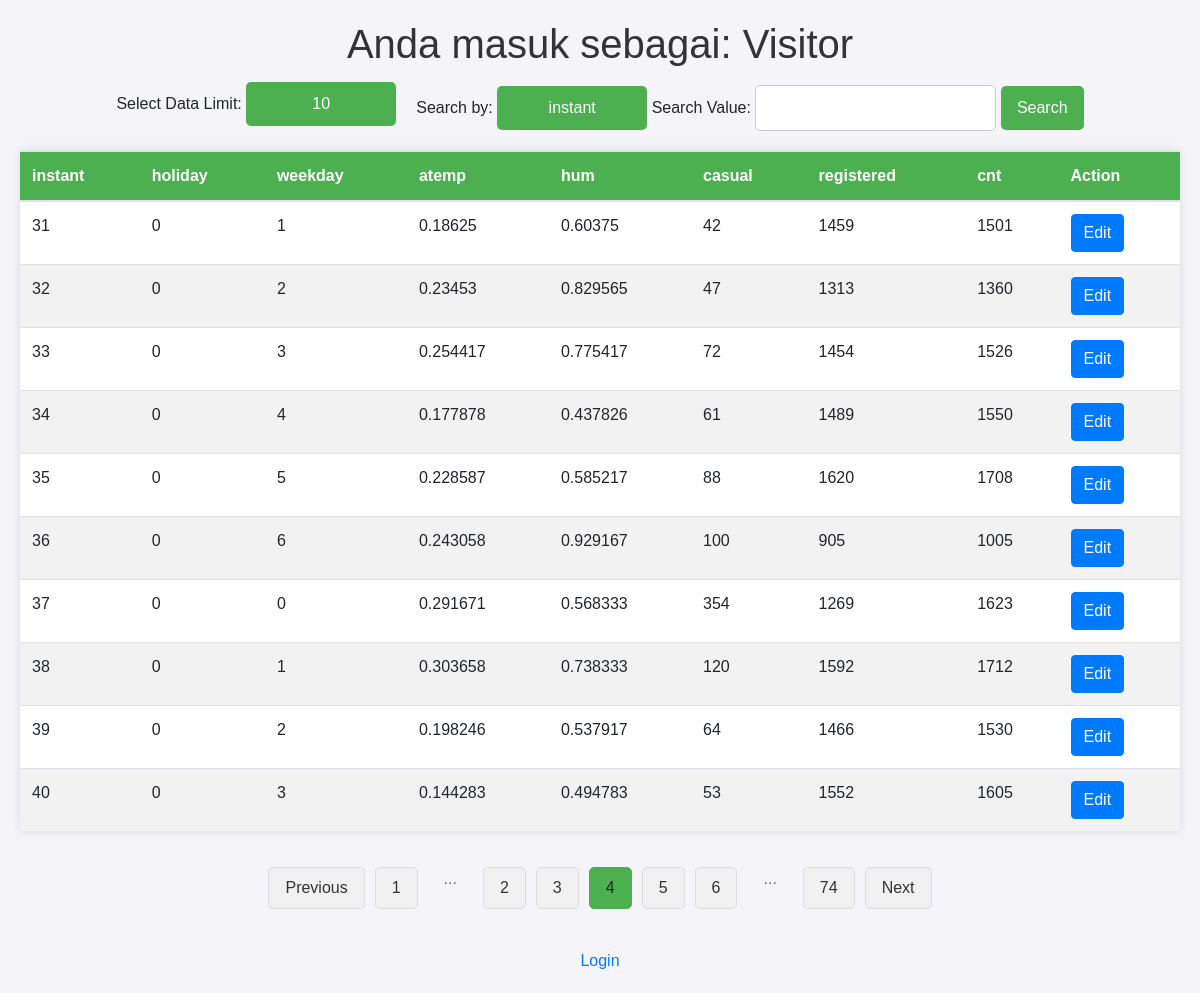
/?page=4, run on the app's committed database.
### tables this page shows
CREATE TABLE IF NOT EXISTS `days` (
  `instant` int(11) NOT NULL,
  `dteday` date DEFAULT NULL,
  `season` int(11) DEFAULT NULL,
  `yr` int(11) DEFAULT NULL,
  `mnth` int(11) DEFAULT NULL,
  `holiday` int(11) DEFAULT NULL,
  `weekday` int(11) DEFAULT NULL,
  `workingday` int(11) DEFAULT NULL,
  `weathersit` int(11) DEFAULT NULL,
  `temp` float DEFAULT NULL,
  `atemp` float DEFAULT NULL,
  `hum` float DEFAULT NULL,
  `windspeed` float DEFAULT NULL,
  `casual` int(11) DEFAULT NULL,
  `registered` int(11) DEFAULT NULL,
  `cnt` int(11) DEFAULT NULL,
  `id2` int(11) DEFAULT NULL,
  PRIMARY KEY (`instant`)
);

### index.php (the view, shortened to what this page needs)
<?php
$loggedIn = isset($_SESSION['user']);
$role = $loggedIn ? $_SESSION['role'] : null;
$adminAccess = ($role === 'admin');
include 'db_connect.php';
if (isset($_POST['searchColumn']) && isset($_POST['searchValue'])) {
    $_SESSION['searchColumn'] = $_POST['searchColumn'];
    $_SESSION['searchValue'] = $_POST['searchValue'];
    $searchColumn = $_POST['searchColumn'];
    $searchValue = $_POST['searchValue'];
} elseif (isset($_SESSION['searchColumn']) && isset($_SESSION['searchValue'])) {
    $searchColumn = $_SESSION['searchColumn'];
    $searchValue = $_SESSION['searchValue'];
} else {
    $searchColumn = null;
    $searchValue = null;
}
$jsonFilePath = 'selected_columns.json';
if (isset($_POST['table'])) {
    $currentTable = $_POST['table'];
    $_SESSION['currentTable'] = $currentTable;
} elseif (isset($_SESSION['currentTable'])) {
    $currentTable = $_SESSION['currentTable'];
} else {
    if (file_exists($jsonFilePath)) {
        $jsonData = file_get_contents($jsonFilePath);
        $selectedColumnsData = json_decode($jsonData, true);
        usort($selectedColumnsData, function($a, $b) {
            return strtotime($b['updated_at']) - strtotime($a['updated_at']);
        });
        if (!empty($selectedColumnsData)) {
            $currentTable = $selectedColumnsData[0]['table_name'];
        } else {
            $currentTable = 'days';
        }
    } else {
        $currentTable = 'days';
    }
}
if (file_exists($jsonFilePath)) {
    $jsonData = file_get_contents($jsonFilePath);
    $selectedColumnsData = json_decode($jsonData, true);
} else {
    $selectedColumnsData = array();
}
$selectedColumns = $_SESSION['selectedColumns'];
$page = isset($_GET['page']) ? intval($_GET['page']) : 1;
$limit = isset($_SESSION['limit']) ? intval($_SESSION['limit']) : 10;
$offset = ($page - 1) * $limit;
$columnResult = $conn->query("SHOW COLUMNS FROM $currentTable");
$columnNames = array();
while ($row = $columnResult->fetch_assoc()) {
    $columnNames[] = $row['Field'];
}
if (isset($_POST['selected_id_column'])) {
    $_SESSION['selected_id_column'] = $_POST['selected_id_column'];
    $selectedIdColumn = $_POST['selected_id_column'];
    if (file_exists($jsonFilePath)) {
        $jsonData = file_get_contents($jsonFilePath);
        $selectedColumnsData = json_decode($jsonData, true);
    } else {
        $selectedColumnsData = array();
    }
    $foundTable = false;
    foreach ($selectedColumnsData as &$table) {
        if ($table['table_name'] == $currentTable) {
            $table['selected_ID'] = $selectedIdColumn;
            $table['updated_at'] = date('Y-m-d H:i:s');
            $foundTable = true;
            break;
        }
    }
    if (!$foundTable) {
        $selectedColumnsData[] = array(
            'table_name' => $currentTable,
            'column_names' => implode(',', $selectedColumns),
            'selected_ID' => $selectedIdColumn,
            'updated_at' => date('Y-m-d H:i:s')
        );
    }
    if (file_put_contents($jsonFilePath, json_encode($selectedColumnsData)) === false) {
        die("Error: Failed to write to JSON file.");
    }
} else {
    $selectedIdColumn = isset($_SESSION['selected_id_column']) ? $_SESSION['selected_id_column'] : 'instant';
}
if ($adminAccess) {
    if (isset($_POST['columns'])) {
        $_SESSION['selectedColumns'] = $_POST['columns'];
        $selectedColumns = $_POST['columns'];
        if (file_exists($jsonFilePath)) {
            $jsonData = file_get_contents($jsonFilePath);
            $selectedColumnsData = json_decode($jsonData, true);
        } else {
            $selectedColumnsData = array();
        }
        $foundTable = false;
        foreach ($selectedColumnsData as &$table) {
            if ($table['table_name'] == $currentTable) {
                $table['column_names'] = implode(',', $selectedColumns);
                $table['updated_at'] = date('Y-m-d H:i:s');
                $foundTable = true;
                break;
            }
        }
        if (!$foundTable) {
            $selectedColumnsData[] = array(
                'table_name' => $currentTable,
                'column_names' => implode(',', $selectedColumns),
                'updated_at' => date('Y-m-d H:i:s')
            );
        }
        if (file_put_contents($jsonFilePath, json_encode($selectedColumnsData)) === false) {
            die("Error: Failed to write to JSON file.");
        }
    } elseif (isset($_SESSION['selectedColumns']) && !empty($_SESSION['selectedColumns'])) {
        $selectedColumns = $_SESSION['selectedColumns'];
    } else {
        if (file_exists($jsonFilePath)) {
            $jsonData = file_get_contents($jsonFilePath);
            $selectedColumnsData = json_decode($jsonData, true);
            foreach ($selectedColumnsData as $table) {
                if ($table['table_name'] == $currentTable) {
                    $selectedColumns = explode(',', $table['column_names']);
                    $_SESSION['selectedColumns'] = $selectedColumns;
                    break;
                }
            }
        }
        if (!isset($selectedColumns)) {
            $selectedColumns = $columnNames;
            $_SESSION['selectedColumns'] = $selectedColumns;
        }
    }
} else {
    if (file_exists($jsonFilePath)) {
        $jsonData = file_get_contents($jsonFilePath);
        $selectedColumnsData = json_decode($jsonData, true);
        foreach ($selectedColumnsData as $table) {
            if ($table['table_name'] == $currentTable) {
                $selectedColumns = explode(',', $table['column_names']);
                break;
            }
        }
    }
}
if (isset($_GET['searchColumn']) && isset($_GET['searchValue'])) {
    $searchColumn = $_GET['searchColumn'];
    $searchValue = $_GET['searchValue'];
    if (is_numeric($searchValue)) {
        $tolerance = 0.0001;
        $searchValue = floatval($searchValue);
        $searchQuery = " WHERE $searchColumn BETWEEN " . ($searchValue - $tolerance) . " AND " . ($searchValue + $tolerance);
    } else {
        $searchQuery = " WHERE $searchColumn = '" . $conn->real_escape_string($searchValue) . "'";
    }
    $searchParams = "&searchColumn=" . urlencode($searchColumn) . "&searchValue=" . urlencode($searchValue);
} else {
    $searchQuery = "";
    $searchParams = "";
}
$totalResult = $conn->query("SELECT COUNT(*) as total FROM $currentTable" . $searchQuery);
$row = $totalResult->fetch_assoc();
$totalRows = $row['total'];
$totalPages = ceil($totalRows / $limit);
$sql = "SELECT " . implode(',', $selectedColumns) . " FROM $currentTable" . $searchQuery . " LIMIT $limit OFFSET $offset";
$dataResult = $conn->query($sql);
$data = array();
while ($row = $dataResult->fetch_assoc()) {
    $data[] = $row;
}
?>
<!DOCTYPE html>
<html lang="en">
<head>
    <link rel="stylesheet" href="https://stackpath.bootstrapcdn.com/bootstrap/4.3.1/css/bootstrap.min.css">
</head>
<body>
    <h1>Anda masuk sebagai: <?php echo $loggedIn ? $_SESSION['user'] : 'Visitor'; ?></h1>
    <div class="form-container">
        <div class="form-item">
            <form id="limitForm" action="updateLimit.php" method="POST">
                <label for="limit">Select Data Limit:</label>
                <select id="limit" name="limit" class="styled-dropdown" onchange="this.form.submit()">
                    <option value="10" <?php echo $limit == 10 ? 'selected' : ''; ?>>10</option>
                </select>
            </form>
        </div>
        <div class="form-item">
            <form id="searchForm" action="" method="GET">
                <label for="searchColumn">Search by:</label>
                <select id="searchColumn" name="searchColumn" class="styled-dropdown">
                    <?php foreach ($selectedColumns as $column) : ?>
                    <option value="<?php echo $column; ?>" <?php echo ($searchColumn == $column) ? 'selected' : ''; ?>>
                        <?php echo $column; ?>
                    </option>
                    <?php endforeach; ?>
                </select>
                <label for="searchValue" style="margin-top: 10px;">Search Value:</label>
                <input type="text" id="searchValue" name="searchValue"
                    value="<?php echo htmlspecialchars($searchValue); ?>" required>
                <button type="submit" style="margin-top: 10px;">Search</button>
            </form>
        </div>
    </div>
    <div id="tableContainer">
        <?php
if (empty($data)) {
    echo "No data found in the table.";
} else {
    echo "<table class='table'>";
    echo "<thead>";
    echo "<tr>";
    foreach ($selectedColumns as $column) {
        echo "<th>$column</th>";
    }
    echo "<th>Action</th>";
    echo "</tr>";
    echo "</thead>";
    echo "<tbody>";
    foreach ($data as $row) {
        echo "<tr>";
        foreach ($selectedColumns as $column) {
            echo "<td>" . htmlspecialchars($row[$column]) . "</td>";
        }
        echo "<td><button data-id='" . htmlspecialchars($row[$selectedIdColumn]) . "' class='btn btn-primary edit-btn'>Edit</button></td>";
        echo "</tr>";
    }
    echo "</tbody>";
    echo "</table>";
}
?>
    </div>
    <div class="pagination">
        <ul>
            <?php
        if ($page > 1) : ?>
            <li><a href="?page=<?php echo $page - 1 . $searchParams; ?>">Previous</a></li>
            <?php else : ?>
            <li><span class="disabled">Previous</span></li>
            <?php endif; ?>
            <?php if ($page > 3) : ?>
            <li><a href="?page=1<?php echo $searchParams; ?>">1</a></li>
            <li><span class="ellipsis">...</span></li>
            <?php endif; ?>
            <?php for ($i = max(1, $page - 2); $i <= min($page + 2, $totalPages); $i++) : ?>
            <?php if ($i === $page) : ?>
            <li><a class="active"><?php echo $i; ?></a></li>
            <?php else : ?>
            <li><a href="?page=<?php echo $i . $searchParams; ?>"><?php echo $i; ?></a></li>
            <?php endif; ?>
            <?php endfor; ?>
            <?php if ($page < $totalPages - 2) : ?>
            <li><span class="ellipsis">...</span></li>
            <li><a href="?page=<?php echo $totalPages . $searchParams; ?>"><?php echo $totalPages; ?></a></li>
            <?php endif; ?>
            <?php if ($page < $totalPages) : ?>
            <li><a href="?page=<?php echo $page + 1 . $searchParams; ?>">Next</a></li>
            <?php else : ?>
            <li><span class="disabled">Next</span></li>
            <?php endif; ?>
        </ul>
    </div>
    <div style="text-align: center; margin-top: 20px;">
        <?php if ($loggedIn): ?>
        <a href="logout.php">Logout</a>
        <?php else: ?>
        <a href="login.php">Login</a>
        <?php endif; ?>
    </div>
</body>
</html>

### index.php (style rules this page uses)
body { font-family: Arial, sans-serif; margin: 20px; padding: 0; background-color: #f4f4f9; }
h1 { text-align: center; color: #333; }
form { text-align: center; margin-bottom: 20px; }
button { background-color: #4CAF50; color: white; border: none; padding: 10px 20px; cursor: pointer; font-size: 16px; border-radius: 5px; }
table { width: 80%; margin: 0 auto; border-collapse: collapse; background-color: white; box-shadow: 0 0 10px rgba(0, 0, 0, 0.1); }
th, td { padding: 10px; text-align: left; }
th { background-color: #4CAF50; color: white; }
tr:nth-child(even) { background-color: #f2f2f2; }
.pagination { display: flex; justify-content: center; align-items: center; padding: 20px 0; }
.pagination ul { display: flex; list-style-type: none; padding: 0; margin: 0; }
.pagination li { margin: 0 5px; }
.pagination a { display: block; padding: 8px 16px; text-decoration: none; background-color: #f1f1f1; color: #333; border: 1px solid #ddd; border-radius: 5px; transition: background-color 0.3s ease; }
.pagination .active { background-color: #4CAF50; color: white; border: 1px solid #4CAF50; }
.pagination .ellipsis { padding: 8px 16px; color: #777; border: none; }
.form-container { display: flex; justify-content: center; align-items: center; gap: 20px; flex-wrap: wrap; }
.form-item { display: flex; align-items: center; gap: 10px; }
.styled-dropdown { padding: 10px 16px; font-size: 16px; color: white; background-color: #4CAF50; border: none; border-radius: 5px; cursor: pointer; appearance: none; background-repeat: no-repeat; background-position: right 10px center; background-size: 10px; min-width: 150px; text-align: center; }
button, input[type="text"] { padding: 10px 16px; font-size: 16px; border-radius: 5px; border: 1px solid #ccc; }
button { background-color: #4CAF50; color: white; border: none; }

### data on the page
days: instant "31", holiday "0", weekday "1", atemp "0.18625", hum "0.60375", casual "42", registered "1459", cnt "1501"
days: instant "32", holiday "0", weekday "2", atemp "0.23453", hum "0.829565", casual "47", registered "1313", cnt "1360"
days: instant "33", holiday "0", weekday "3", atemp "0.254417", hum "0.775417", casual "72", registered "1454", cnt "1526"
days: instant "34", holiday "0", weekday "4", atemp "0.177878", hum "0.437826", casual "61", registered "1489", cnt "1550"
days: instant "35", holiday "0", weekday "5", atemp "0.228587", hum "0.585217", casual "88", registered "1620", cnt "1708"
days: instant "36", holiday "0", weekday "6", atemp "0.243058", hum "0.929167", casual "100", registered "905", cnt "1005"
days: instant "37", holiday "0", weekday "0", atemp "0.291671", hum "0.568333", casual "354", registered "1269", cnt "1623"
days: instant "38", holiday "0", weekday "1", atemp "0.303658", hum "0.738333", casual "120", registered "1592", cnt "1712"
days: instant "39", holiday "0", weekday "2", atemp "0.198246", hum "0.537917", casual "64", registered "1466", cnt "1530"
days: instant "40", holiday "0", weekday "3", atemp "0.144283", hum "0.494783", casual "53", registered "1552", cnt "1605"

### other printed values
$column "instant"
$column "holiday"
$column "weekday"
$column "atemp"
$column "hum"
$column "casual"
$column "registered"
$column "cnt"
$totalPages "74"
form field searchColumn "instant"
